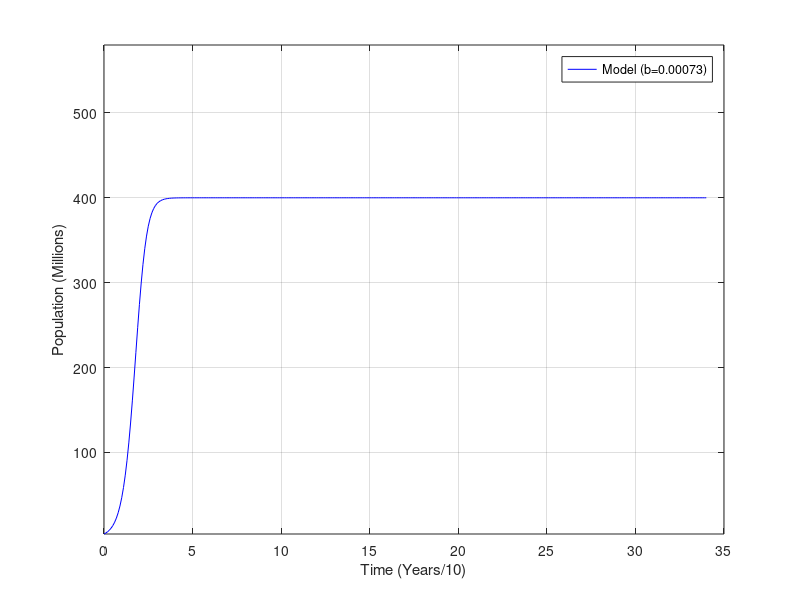

Reproduce this figure in MATLAB.
% Finding the the propotionality constant b.

parts = 10;
PREDICTION_RANGE = 34; % 2022
C = 400; % million
population = [3.929, 5.308, 7.24, 9.638, 12.866, 17.069, 23.192, 31.443, 38.558, 50.156, 62.948, 75.995, 91.972, 105.711, 122.755, 131.669, 150.697, 179.323, 203.212, 226.505, 248.71, 281.416]; % million
MAX_TIME = length(population) - 1; % 20 : 0 1 ... 19 20 , index : 1 2 ... 20 21 , length : MAX_TIME + 1
time = 0:1:MAX_TIME;

P_n_1 = population(2:MAX_TIME + 1); % array index : 2 - 21
P_n = population(1:MAX_TIME);

b = sum((P_n_1 - P_n).*(C - P_n).* P_n) / sum((P_n.*(C - P_n)).^2) / parts

b = 0.00073

% Plottign the Predicted model.

predict_time = 0:(1 / parts):PREDICTION_RANGE;
predict_P_n = zeros(1, PREDICTION_RANGE*10); % predict_P_n = 211

predict_P_n(1) = population(1); % set initial value

for i = 1:1:PREDICTION_RANGE*10, % PREDICTION_RANGE*10 = 210
    predict_P_n(i+1) = predict_P_n(i) + b * (C - predict_P_n(i)) .* predict_P_n(i);
endfor

% population
% predict_P_n

plot(predict_time, predict_P_n, "-b");
xlabel("Time (Years/10)");
ylabel("Population (Millions)");
legend("Model (b=0.00073)");

ylim([min(predict_P_n), max(predict_P_n) + 180]);  % Adds extra vertical space
grid on;

predict_P_n(222)
predict_P_n(232)